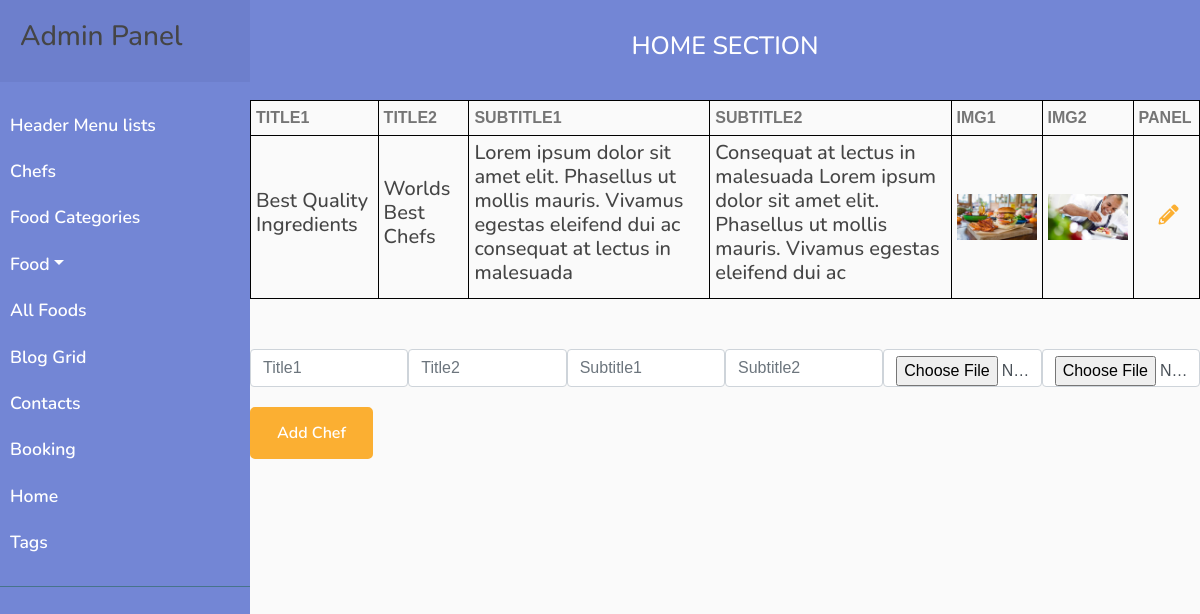
Page /php/admin/homeSection.php on the committed database.
### tables this page shows
CREATE TABLE `home` (
  `id` int(16) NOT NULL,
  `title1` varchar(256) NOT NULL,
  `title2` varchar(256) NOT NULL,
  `subtitle1` text NOT NULL,
  `subtitle2` text NOT NULL,
  `img1` varchar(128) NOT NULL,
  `img2` varchar(128) NOT NULL
);

### php/admin/homeSection.php (the view, shortened to what this page needs)
<!DOCTYPE html>
<html lang="en">
<head>
    <link href="https://stackpath.bootstrapcdn.com/bootstrap/4.4.1/css/bootstrap.min.css" rel="stylesheet">
    <link href="https://cdnjs.cloudflare.com/ajax/libs/font-awesome/5.10.0/css/all.min.css" rel="stylesheet">
    <link href="../../lib/animate/animate.min.css" rel="stylesheet">
    <link href="../../lib/owlcarousel/assets/owl.carousel.min.css" rel="stylesheet">
    <link href="../../lib/flaticon/font/flaticon.css" rel="stylesheet">
    <link href="../../lib/tempusdominus/css/tempusdominus-bootstrap-4.min.css" rel="stylesheet" />
    <link href="../../css/style.css" rel="stylesheet">
</head>
<body>
    <div class="admin">
        <?php
        require_once "../../components/adminFoodNav.php";
        ?>
        <div class="admin__section admin__section_header-list">
            <div class="admin__section_head">
                <h3 class="admin__section_title">Home Section</h3>
            </div>
            <div class="admin__section_content">
                <div class="admin__chefs">
                    <table class="admin__table">
                        <tr>
                            <th class="admin__table_title">title1</th>
                            <th class="admin__table_title">title2</th>
                            <th class="admin__table_title">subtitle1</th>
                            <th class="admin__table_title">subtitle2</th>
                            <th class="admin__table_title">img1</th>
                            <th class="admin__table_title">img2</th>
                            <th class="admin__table_title">panel</th>
                        </tr>
                        <?php
                        $query = "SELECT * FROM home";
                        $result = mysqli_query($mysqli, $query);
                        while ($row = mysqli_fetch_assoc($result)) {
                        ?>
                            <tr class="admin__section_item">
                                <td class="admin__section_item_td">
                                    <h3 class="admin__section_item_name"><?php echo $row['title1'] ?></h3>
                                </td>
                                <td class="admin__section_item_td">
                                    <h3 class="admin__section_item_name"><?php echo $row['title2'] ?></h3>
                                </td>
                                <td class="admin__section_item_td">
                                    <h3 class="admin__section_item_name"><?php echo $row['subtitle1'] ?></h3>
                                </td>
                                <td class="admin__section_item_td">
                                    <h3 class="admin__section_item_name"><?php echo $row['subtitle2'] ?></h3>
                                </td>
                                <td class="admin__section_item_td">
                                    <div class="admin__section_img">
                                        <img src="../../img/home/<?php echo $row['img1'] ?>" alt="bg">
                                    </div>
                                </td>
                                <td class="admin__section_item_td">
                                    <div class="admin__section_img">
                                        <img src="../../img/home/<?php echo $row['img2'] ?>" alt="bg">
                                    </div>
                                </td>
                                <td class="admin__section_item_td">
                                    <a href="?id=<?php echo $row["id"] ?>">
                                        <i class="example__class admin__icon fas fa-pencil-alt"></i>
                                    </a>
                                </td>
                            </tr>
                        <?php } ?>
                    </table>
                </div>
                <?php
                $title1 = '';
                $title2 = '';
                $subtitle1 = '';
                $subtitle2 = '';
                ?>
                <form class="admin__form" action="<?php if (isset($_GET['id'])) {
                                                        echo './home/update.php';
                                                    } else {
                                                        echo './home/insert.php';
                                                    } ?>" method="POST" enctype="multipart/form-data">
                    <div class="form__flex">
                        <input class="admin__inp form-control" type="text" name="title1" value="<?php echo $title1; ?>" placeholder="Title1" required>
                        <input class="admin__inp form-control" type="text" name="title2" value="<?php echo $title2; ?>" placeholder="Title2" required>
                        <input class="admin__inp form-control" type="text" name="subtitle1" value="<?php echo $subtitle1 ?>" placeholder="Subtitle1" required>
                        <input class="admin__inp form-control" type="text" name="subtitle2" value="<?php echo $subtitle2 ?>" placeholder="Subtitle2" required>
                        <input class="admin__inp form-control" type="file" name="img1" <?php if (!isset($_GET['id'])) {
                                                                                            echo 'required';
                                                                                        } ?>>
                        <input class="admin__inp form-control" type="file" name="img2" <?php if (!isset($_GET['id'])) {
                                                                                            echo 'required';
                                                                                        } ?>>
                    </div>
                    <div>
                        <button class="btn custom-btn admin__form_btn">Add Chef</button>
                    </div>
                </form>
            </div>
        </div>
    </div>
</body>
</html>

### css/style.css (style rules this page uses)
body { color: #757575; background: #ffffff; font-family: 'open sans', sans-serif; }
h1, h2, h3, h4, h5, h6 { color: #454545; font-family: 'Nunito', sans-serif; }
a { font-family: 'Nunito', sans-serif; font-weight: 600; color: #fbaf32; transition: .3s; }
.btn.custom-btn { padding: 12px 25px; font-family: 'Nunito', sans-serif; font-size: 16px; font-weight: 600; color: #ffffff; background: #fbaf32; border: 2px solid #fbaf32; border-radius: 5px; transition: .5s; }
.form__flex { width: 100%; display: flex; justify-content: space-between; }
.admin__inp { width: 30%; }
.admin__form_btn { margin-top: 20px; }
body { font-family: 'Poppins', sans-serif; background: #fafafa; }
.admin { display: flex; justify-content: space-between }
.admin__section { width: calc(100% - 250px); }
.admin__section_head { width: 100%; height: 100px; background: #7386D5; display: flex; justify-content: center; align-items: center; }
.admin__section_title { font-size: 25px; color: #ffffff; text-transform: uppercase; }
.admin__section_content { width: 100%; height: calc(100% - 100px); }
.admin__table { width: 100%; border-collapse: collapse; }
.admin__table_title { text-transform: uppercase; }
.admin__table_title, .admin__section_item_td { padding: 5px; border: 1px solid black; }
.admin__section_item { width: 100%; padding: 10px; }
.admin__section_img { width: 80px; }
.admin__section_img > img { width: 100%; display: block; }
.admin__section_item_name, .admin__section_item_pos { font-size: 20px; }
.admin__section_item_td:last-child { width: 7%; }
.admin__icon { font-size: 20px; cursor: pointer; margin-left: 20px; }
.admin__form { margin-top: 50px; }

### rows in the picture
home: title1 "Best Quality Ingredients", title2 "Worlds Best Chefs", subtitle1 "Lorem ipsum dolor sit amet elit. Phasellus ut mollis mauris. Vivamus egestas eleifend dui ac consequat at lectus in malesuada", subtitle2 "Consequat at lectus in malesuada Lorem ipsum dolor sit amet elit. Phasellus ut mollis mauris. Vivamus egestas eleifend dui ac", img1 (picture), img2 (picture)
